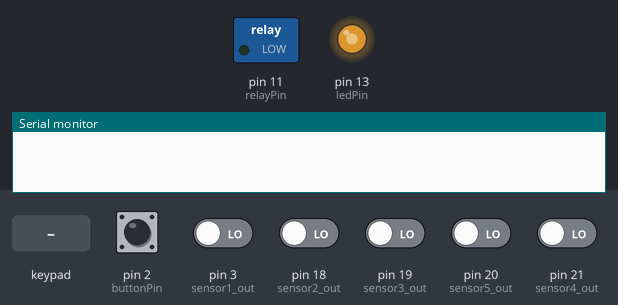
Bench run of a sketch on a simulated Arduino Mega 2560, built with avr-gcc and run on an emulated ATmega2560. Shown: switched loads named in the sketch (green lamp = pin HIGH), output pins drawn as LEDs (lit = HIGH), the last lines printed to the serial monitor. The inputs (shaded band) are chosen by the test bench; at power-on: pin 2 (buttonPin), pin 3 (sensor1_out), pin 18 (sensor2_out), pin 19 (sensor3_out), pin 20 (sensor5_out), pin 21 (sensor4_out) LOW. Pins used as bus, display or sensor lines are not drawn.

Above: at 1.2 s.
1.3 s: keypad keys 4 9 8 3 * # pressed 0.4 s apart
At 4.7 s:
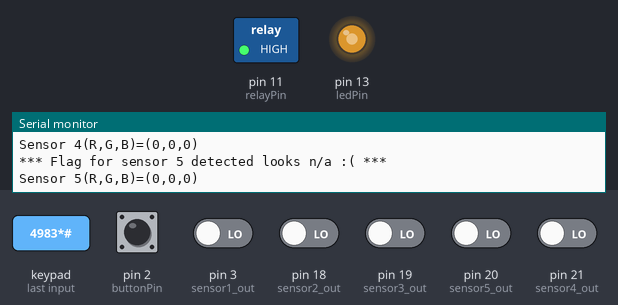
5.2 s: pin 2 (buttonPin) pulled HIGH for 0.15 s
At 6.1 s:
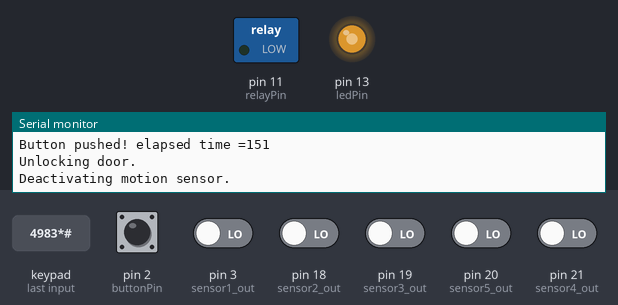
14.1 s: keypad keys 4 9 8 3 * # # pressed 0.4 s apart
At 17.2 s:
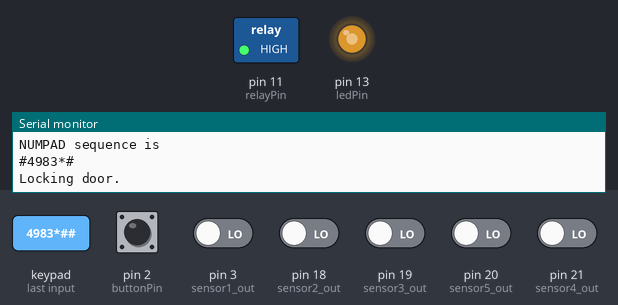
Timing chart, 0 to 26.6 s (numbered marks = the images above; inputs shaded):
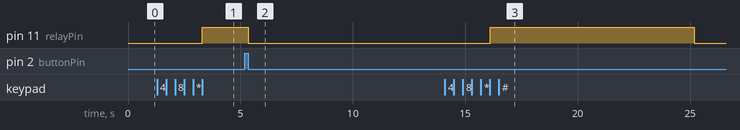

Measured:
- after the input at 1.3 s, pin 11 (relayPin): LOW → HIGH after 2.0 s
- after the input at 5.2 s, pin 11 (relayPin): HIGH → LOW after 0.15 s instead of 6.2 s
- after the input at 14.1 s, pin 11 (relayPin): LOW → HIGH after 2.0 s, → LOW 9.1 s later

The sketch:

EscapeFlagDetector.ino
```cpp
#include <Event.h>
#include <Timer.h>
#include <Keypad.h>
/****** Preprocessor Macros *****/
// Debug settings
#define DEBUG_MODE 0

#define NONE 0
#define RED 1
#define ORANGE 2
#define GREEN 3
#define PURPLE 4
#define BLUE 5

// MAX_COLOR_TOLERANCE is the maximum allowed devation between the expected and observed
// values across the three color channels to consider a color to be successfully detected
int MAX_COLOR_TOLERANCE = 15;

// These values are have been experimentally determined to be the average readings for the various flags
// For now, these are guesses

// row 0 corresponds to RED flag, row 1 to ORANGE, etc.
// col 0=red, col1=green, col2=blue
int flagColors[5][3] = {
  {60,  29,  29    }, // RED
  {53,  32,  29  }, // ORANGE
  {27,  34,  26  }, // GREEN
  {35,  34,  42  }, // PURPLE
  {29,  38, 50  } // BLUE
};

/***** GLOBAL VARIABLES *****/
boolean isDoorLocked = false;
const int buttonPin = 2;     // the number of the big red button pin

Timer motionSensorTimer;
Timer recalibrationTimer; // delay for recalibration
int motionTimerPID = 0;

long startTime;                    // start time for stop watch
long elapsedTime;                  // elapsed time for stop watch
long lastButtonPush;               // time or last valid button press
boolean timerActive = false;
const int debounceTime = 100;      // ignore button presses within this time window
int buttonCnt = 0;                 // counter for button events
const int timeWindow = 3000;       // you have a 5 second window to recalibrate the sensors

// Color Sensor One (Looking for red)
int sensor1_s0=4;
int sensor1_s1=5;
int sensor1_s2=6;
int sensor1_s3=7;
int sensor1_out=3;

// Color Sensor Two (Looking for orange)
int sensor2_s0=22;
int sensor2_s1=24;
int sensor2_s2=26;
int sensor2_s3=28;
int sensor2_out=18;

// Color Sensor Three (Looking for green)
int sensor3_s0=30;
int sensor3_s1=32;
int sensor3_s2=34;
int sensor3_s3=36;
int sensor3_out=19;

// Color Sensor Four (Looking for purple)
int sensor4_s0=38;
int sensor4_s1=40;
int sensor4_s2=42;
int sensor4_s3=44;
int sensor4_out=21;

// Color Sensor Five (Looking for blue)
int sensor5_s0=46;
int sensor5_s1=48;
int sensor5_s2=50;
int sensor5_s3=52;
int sensor5_out=20;

// sensor statuses - initialized as all seeing no specific color
int sensorColors[] = {NONE, NONE, NONE, NONE, NONE};

// Solution to puzzle
int sensorColorsSolution[] = {RED, ORANGE, GREEN, PURPLE, BLUE};

int sensor1_flag=0;
int sen1_counter=0;
int sensor2_flag=0;
int sen2_counter=0;
int sensor3_flag=0;
int sen3_counter=0;
int sensor4_flag=0;
int sen4_counter=0;
int sensor5_flag=0;
int sen5_counter=0;
int sensor_countR[5] = {0,0,0,0,0}; // red counts for sensors 1-5
int sensor_countG[5] = {0,0,0,0,0};
int sensor_countB[5] = {0,0,0,0,0};

// door lock relay
int relayPin = 11; // don't use pin 12 - that's the reset pin!!!!
int recalibrated = false;

int ledPin = 13; // pin that controls the lights for the sensors

// KEYPAD
const byte ROWS = 4; //four rows
const byte COLS = 3; //three columns
char keys[ROWS][COLS] = {
  {'1','2','3'},
  {'4','5','6'},
  {'7','8','9'},
  {'*','0','#'}
};
byte rowPins[ROWS] = {45, 47, 49, 51}; //connect to the row pinouts of the keypad
byte colPins[COLS] = {53, 41, 43}; //connect to the column pinouts of the keypad

Keypad keypad = Keypad( makeKeymap(keys), rowPins, colPins, ROWS, COLS );
int firstTime = true;

String keypadSequence = "0000000";

// Motion sensor
int motionSensorPin = 1;
int motionVal = 0;
const int motionSensorDetectionInterval = 250; // poll IR sensor every quarter second
const int motionThreshold = 200; // values above this will trigger door unlock
const int motionSensorDelayWindow=7000; // after the door is locked, ignore motion sensor actions for 7 seconds
boolean motionSensorActive = false;
long timeDoorLocked = 0;

// Recalibration Timer
const int recalibrationDelay = 3000; // let sensors sense for 3 seconds before recalibrating

void setup()
 {
 Serial.begin(115200);

 // initialize the pushbutton pin as an input:
 pinMode(buttonPin, INPUT);
 // Attach an interrupt to the ISR vector
 // Note that when using pin 21 the button has to be attached to ground instead of 5v
 // because interrupt pins 20 and 21 are always high
 attachInterrupt(digitalPinToInterrupt(buttonPin), pin_ISR, CHANGE);

 pinMode(sensor1_s0,OUTPUT);
 pinMode(sensor1_s1,OUTPUT);
 pinMode(sensor1_s2,OUTPUT);
 pinMode(sensor1_s3,OUTPUT);

 // Sensor 2
 pinMode(sensor2_s0,OUTPUT);
 pinMode(sensor2_s1,OUTPUT);
 pinMode(sensor2_s2,OUTPUT);
 pinMode(sensor2_s3,OUTPUT);
 //pinMode(sensor2_LED,OUTPUT);
 // Sensor 3
 pinMode(sensor3_s0,OUTPUT);
 pinMode(sensor3_s1,OUTPUT);
 pinMode(sensor3_s2,OUTPUT);
 pinMode(sensor3_s3,OUTPUT);
 //pinMode(sensor3_LED,OUTPUT);
 // Sensor 4
 pinMode(sensor4_s0,OUTPUT);
 pinMode(sensor4_s1,OUTPUT);
 pinMode(sensor4_s2,OUTPUT);
 pinMode(sensor4_s3,OUTPUT);
 //pinMode(sensor4_LED,OUTPUT);
 // Sensor 5
 pinMode(sensor5_s0,OUTPUT);
 pinMode(sensor5_s1,OUTPUT);
 pinMode(sensor5_s2,OUTPUT);
 pinMode(sensor5_s3,OUTPUT);
 //pinMode(sensor5_LED,OUTPUT);

 // Relay
 pinMode(relayPin, OUTPUT);
 digitalWrite(relayPin, LOW); //disconnect the relay

 pinMode(ledPin, OUTPUT);
 analogWrite(ledPin, 175);

 motionSensorTimer.every(motionSensorDetectionInterval, checkMotionSensor);
}
void TCS()
{
   digitalWrite(sensor1_s1,HIGH);
   digitalWrite(sensor1_s0,LOW);
   digitalWrite(sensor2_s1,HIGH);
   digitalWrite(sensor2_s0,LOW);
   digitalWrite(sensor3_s1,HIGH);
   digitalWrite(sensor3_s0,LOW);
   digitalWrite(sensor4_s1,HIGH);
   digitalWrite(sensor4_s0,LOW);
   digitalWrite(sensor5_s1,HIGH);
   digitalWrite(sensor5_s0,LOW);

   sensor1_flag=0;
   sensor2_flag=0;
   sensor3_flag=0;
   sensor4_flag=0;
   sensor5_flag=0;

   attachInterrupt(digitalPinToInterrupt(sensor1_out), ISR_INTO_1, CHANGE);
   attachInterrupt(digitalPinToInterrupt(sensor2_out), ISR_INTO_2, CHANGE);
   attachInterrupt(digitalPinToInterrupt(sensor3_out), ISR_INTO_3, CHANGE);
   attachInterrupt(digitalPinToInterrupt(sensor4_out), ISR_INTO_4, CHANGE);
   attachInterrupt(digitalPinToInterrupt(sensor5_out), ISR_INTO_5, CHANGE);

   timer_for_sensor_1_init();
}

void ISR_INTO_1()
{
  sen1_counter++;
}
void ISR_INTO_2()
{
  sen2_counter++;
}
void ISR_INTO_3()
{
  sen3_counter++;
}
void ISR_INTO_4()
{
  sen4_counter++;
}
void ISR_INTO_5()
{
  sen5_counter++;
}

void timer_for_sensor_1_init(void)
{
   TCCR2A=0x00;
   TCCR2B=0x07; //the clock frequency source 1024 points
   TCNT2= 100;    //10 ms overflow again
   TIMSK2 = 0x01; //allow interrupt
}

ISR(TIMER2_OVF_vect, ISR_NOBLOCK)//the timer 2, 10ms interrupt overflow again. Internal overflow interrupt executive function
{
 getNumFromKeypad();
 TCNT2=100;
 sensor1_flag++;
 if(sensor1_flag==1)
 {
    sen1_counter=0;
 }
 else if(sensor1_flag==2)
 {
  digitalWrite(sensor1_s2,LOW);
  digitalWrite(sensor1_s3,LOW);
  sensor_countR[0]=sen1_counter/1.051;
  digitalWrite(sensor1_s2,HIGH);
  digitalWrite(sensor1_s3,HIGH);
 }
 else if(sensor1_flag==3)
  {
   sensor_countG[0]=sen1_counter/1.0157;
   digitalWrite(sensor1_s2,LOW);
   digitalWrite(sensor1_s3,HIGH);

  }
 else if(sensor1_flag==4)
 {
   sensor_countB[0]=sen1_counter/1.114;
   digitalWrite(sensor1_s2,LOW);
   digitalWrite(sensor1_s3,LOW);
 }
 else
 {
   sensor1_flag=0;
   TIMSK2 = 0x00;
  }

sen1_counter=0; // reset counter

/*****************************************/
sensor2_flag++;
 if(sensor2_flag==1)
 {
    sen2_counter=0;
 }
 else if(sensor2_flag==2)
 {
  digitalWrite(sensor2_s2,LOW);
  digitalWrite(sensor2_s3,LOW);
  sensor_countR[1]=sen2_counter/1.051;
  digitalWrite(sensor2_s2,HIGH);
  digitalWrite(sensor2_s3,HIGH);
 }
 else if(sensor2_flag==3)
  {
   sensor_countG[1]=sen2_counter/1.0157;
   digitalWrite(sensor2_s2,LOW);
   digitalWrite(sensor2_s3,HIGH);

  }
 else if(sensor2_flag==4)
 {
   sensor_countB[1]=sen2_counter/1.114;
   digitalWrite(sensor2_s2,LOW);
   digitalWrite(sensor2_s3,LOW);
 }
 else
 {
   sensor2_flag=0;
   TIMSK2 = 0x00;
  }

sen2_counter=0; // reset counter
/*****************************************/
sensor3_flag++;
 if(sensor3_flag==1)
 {
    sen3_counter=0;
 }
 else if(sensor3_flag==2)
 {
  digitalWrite(sensor3_s2,LOW);
  digitalWrite(sensor3_s3,LOW);
  sensor_countR[2]=sen3_counter/1.051;
  digitalWrite(sensor3_s2,HIGH);
  digitalWrite(sensor3_s3,HIGH);
 }
 else if(sensor3_flag==3)
  {
   sensor_countG[2]=sen3_counter/1.0157;
   digitalWrite(sensor3_s2,LOW);
   digitalWrite(sensor3_s3,HIGH);

  }
 else if(sensor3_flag==4)
 {
   sensor_countB[2]=sen3_counter/1.114;
   digitalWrite(sensor3_s2,LOW);
   digitalWrite(sensor3_s3,LOW);
 }
 else
 {
   sensor3_flag=0;
   TIMSK2 = 0x00;
  }

sen3_counter=0; // reset counter
/*****************************************/
sensor4_flag++;
 if(sensor4_flag==1)
 {
    sen4_counter=0;
 }
 else if(sensor4_flag==2)
 {
  digitalWrite(sensor4_s2,LOW);
  digitalWrite(sensor4_s3,LOW);
  sensor_countR[3]=sen4_counter/1.051;
  digitalWrite(sensor4_s2,HIGH);
  digitalWrite(sensor4_s3,HIGH);
 }
 else if(sensor4_flag==3)
  {
   sensor_countG[3]=sen4_counter/1.0157;
   digitalWrite(sensor4_s2,LOW);
   digitalWrite(sensor4_s3,HIGH);

  }
 else if(sensor4_flag==4)
 {
   sensor_countB[3]=sen4_counter/1.114;
   digitalWrite(sensor4_s2,LOW);
   digitalWrite(sensor4_s3,LOW);
 }
 else
 {
   sensor4_flag=0;
   TIMSK2 = 0x00;
  }

sen4_counter=0; // reset counter

/*****************************************/
sensor5_flag++;
 if(sensor5_flag==1)
 {
    sen5_counter=0;
 }
 else if(sensor5_flag==2)
 {
  digitalWrite(sensor5_s2,LOW);
  digitalWrite(sensor5_s3,LOW);
  sensor_countR[4]=sen5_counter/1.051;
  digitalWrite(sensor5_s2,HIGH);
  digitalWrite(sensor5_s3,HIGH);
 }
 else if(sensor5_flag==3)
  {
   sensor_countG[4]=sen5_counter/1.0157;
   digitalWrite(sensor5_s2,LOW);
   digitalWrite(sensor5_s3,HIGH);

  }
 else if(sensor5_flag==4)
 {
   sensor_countB[4]=sen5_counter/1.114;
   digitalWrite(sensor5_s2,LOW);
   digitalWrite(sensor5_s3,LOW);
 }
 else
 {
   sensor5_flag=0;
   TIMSK2 = 0x00;
  }

sen5_counter=0; // reset counter
}

void setColorForSensor(int sensorNumber, int red, int green, int blue)
{

  // This function takes in the RGB values of a sensor and attempts to assign a color.
  // If the detected color isn't close enough to one of the solution colors, then
  // the color is set to NONE.
  // If mutliple matches are found, then the strongest match found is returned

  int absDiff = 0; // variable to hold the absolute difference between the expected value of the color and the observed
  int bestAbsDiff = 1000; // max difference is 255*3

  int closestMatch = NONE; // initialize as no color found

  // RED
  absDiff = abs(red - flagColors[0][0]) + abs(green - flagColors[0][1]) + abs(blue - flagColors[0][2]);
  closestMatch = closestMatchingColor(absDiff, bestAbsDiff, RED, closestMatch);
  if(DEBUG_MODE)
  {
      Serial.print("Abs diff for red is:");
      Serial.print(absDiff);
      Serial.print("Closest match after red:");
      Serial.println(closestMatch);
  }

  // ORANGE
  absDiff = abs((int)red - flagColors[1][0]) + abs((int)green - flagColors[1][1]) + abs((int)blue - flagColors[1][2]);
  closestMatch = closestMatchingColor(absDiff, bestAbsDiff, ORANGE, closestMatch);
  if(DEBUG_MODE)
  {
      Serial.print("Abs diff for orange is:");
      Serial.print(absDiff);
      Serial.print("Closest match after orange:");
      Serial.println(closestMatch);
  }

  // GREEN
  absDiff = abs((int)red - flagColors[2][0]) + abs((int)green - flagColors[2][1]) + abs((int)blue - flagColors[2][2]);
  closestMatch = closestMatchingColor(absDiff, bestAbsDiff, GREEN, closestMatch);
  if(DEBUG_MODE)
  {
      Serial.print("Abs diff for green is:");
      Serial.print(absDiff);
      Serial.print("Closest match after blue:");
      Serial.println(closestMatch);
  }

  // PURPLE
  absDiff = abs((int)red - flagColors[3][0]) + abs((int)green - flagColors[3][1]) + abs((int)blue - flagColors[3][2]);
  closestMatch = closestMatchingColor(absDiff, bestAbsDiff, PURPLE, closestMatch);
  if(DEBUG_MODE)
  {
      Serial.print("Abs diff for purple is:");
      Serial.print(absDiff);
      Serial.print("Closest match after purple:");
      Serial.println(closestMatch);
  }

  // BLUE
  absDiff = abs((int)red - flagColors[4][0]) + abs((int)green - flagColors[4][1]) + abs((int)blue - flagColors[4][2]);
  closestMatch = closestMatchingColor(absDiff, bestAbsDiff, BLUE, closestMatch);
  if(DEBUG_MODE)
  {
      Serial.print("Abs diff for blue is:");
      Serial.print(absDiff);
      Serial.print("Closest match after green:");
      Serial.println(closestMatch);
  }

  // Subtract 1 from sensor number to get position in array
  sensorColors[sensorNumber - 1] = closestMatch;

  return;
}

int closestMatchingColor(int absDiff, int &bestAbsDiff, int COLOR, int currentBestMatch)
{
  // Function takes in the absdiff between the curretn color and a solution color, as well as the
  // color under consideration. If the values are within the qualification threshold, then the color passed
  // in is returned. Otherwise, NONE is returned.

  // If a better match has already been found, do not update the best matched color
  if (absDiff < MAX_COLOR_TOLERANCE)
  {
    // One of the solution colors has been detected
    if(absDiff < bestAbsDiff)
    {
      // this is the best match found so far
      bestAbsDiff = absDiff; // as bestAbsDiff is passed by reference, it will be updated by the function
      return COLOR;
    }
    else
    {
      return currentBestMatch;
    }
  }
  else
  {
    return currentBestMatch;
  }
}

boolean isCorrectSolution()
{
   // This function checks the detected colors against the solution to the puzzle
   // and returns true if the puzzle has been solved
   if(!(sensorColors[0] == sensorColorsSolution[0]))
   {
     return false;
   }
   if(!(sensorColors[1] == sensorColorsSolution[1]))
   {
     return false;
   }
   if(!(sensorColors[2] == sensorColorsSolution[2]))
   {
     return false;
   }
   if(!(sensorColors[3] == sensorColorsSolution[3]))
   {
     return false;
   }
   if(!(sensorColors[4] == sensorColorsSolution[4]))
   {
     return false;
   }

   // All sensors are reading the correct colors
   return true;
}

void pin_ISR()
{
  if(!timerActive)
  {
    startTime = millis();
    lastButtonPush = startTime;
    timerActive = true;
    buttonCnt = 1;
  }
  else
  {
    elapsedTime = millis()-lastButtonPush;

    if(elapsedTime > debounceTime)
    {
      buttonCnt++;
      lastButtonPush = millis();
      if (buttonCnt % 2 == 0)
      {
        if(!DEBUG_MODE)
        {
          Serial.print("Button has been pressed ");
          Serial.print(buttonCnt/2);
          Serial.println(" times.");
          Serial.print("Button pushed! elapsed time =");
          Serial.println(elapsedTime);
        }
        unlockDoor();
        timerActive = false;
      }
    }
  }
}

void recalibrateSensors()
{
  for(int i = 0; i < 5; i++)
  {
    flagColors[i][0] = sensor_countR[i];
    flagColors[i][1] = sensor_countG[i];
    flagColors[i][2] = sensor_countB[i];
  }

  long startTime = millis();
  long delayTime = 0;

  timerActive = false;
  Serial.println("RECALIBRATED!**************");
  recalibrated = true;
  return;
}

void printColor(int sensor, int color)
{

  Serial.print("*** Flag for sensor ");
  Serial.print(sensor);
  Serial.print(" detected looks ");
  switch (color)
  {
    case 1:
      Serial.println("RED ***");
      break;
    case 2:
      Serial.println("ORANGE ***");
      break;
    case 3:
      Serial.println("GREEN ***");
      break;
    case 4:
      Serial.println("PURPLE ***");
      break;
    case 5:
      Serial.println("BLUE ***");
      break;
    default:
      Serial.println("n/a :( ***");
    break;
  }
 }

 void printRGB(int sensor)
 {
  Serial.print("Sensor ");
  Serial.print(sensor);
  Serial.print("(R,G,B)=(");
  Serial.print(sensor_countR[sensor-1],DEC);
  Serial.print(",");
  Serial.print(sensor_countG[sensor-1],DEC);
  Serial.print(",");
  Serial.print(sensor_countB[sensor-1],DEC);
  Serial.println(")");
 }

 void lockDoor()
 {
   // Reset the solution
   sensorColors[0]=NONE;
   sensorColors[1]=NONE;
   sensorColors[2]=NONE;
   sensorColors[3]=NONE;
   sensorColors[4]=NONE;
   sensor_countR[0]=NONE;
   sensor_countR[1]=NONE;
   sensor_countR[2]=NONE;
   sensor_countR[3]=NONE;
   sensor_countR[4]=NONE;
   sensor_countG[0]=NONE;
   sensor_countG[1]=NONE;
   sensor_countG[2]=NONE;
   sensor_countG[3]=NONE;
   sensor_countG[4]=NONE;
   sensor_countB[0]=NONE;
   sensor_countB[1]=NONE;
   sensor_countB[2]=NONE;
   sensor_countB[3]=NONE;
   sensor_countB[4]=NONE;

   // Start timer for motio sensor
   timeDoorLocked = millis();

   // Lock the door by activating the relay
   digitalWrite(relayPin, HIGH);
   isDoorLocked = true;
   Serial.println("Locking door.");
 }

 void unlockDoor()
 {
   digitalWrite(relayPin, LOW);
   timerActive = false;
   isDoorLocked = false;
   Serial.println("Unlocking door.");
   deactivateMotionSensor();
 }

void getNumFromKeypad()
{
  char key = keypad.getKey();
  if(key)
  {
    Serial.println("NUMPAD before sequence is ");
    Serial.println(keypadSequence);

    keypadSequence.remove(0,1);
    keypadSequence+=key;
    Serial.println("NUMPAD sequence is ");
    Serial.println(keypadSequence);
    checkKeypad();
  }
}

void checkKeypad()
{

  // First check to see if we're getting a recalibrate command
  if(!isDoorLocked)
  {
    // First check to see if recalibrate command has been given
    if(keypadSequence.endsWith("4983*#"))
    {
      lockDoor();
      // Start the recalibration timer
      recalibrationTimer.after(recalibrationDelay, recalibrateSensors);
    }
    else if(keypadSequence.endsWith("4983#"))
    {
      lockDoor();
    }
    else if(keypadSequence.endsWith("4983*1#"))
    {
      MAX_COLOR_TOLERANCE-=3;
      if(MAX_COLOR_TOLERANCE < 1)
      {
        MAX_COLOR_TOLERANCE=3;
      }
      Serial.print("Changing MAX_COLOR_TOLERANCE to: ");
      Serial.println(MAX_COLOR_TOLERANCE);
      lockDoor();
    }
    else if(keypadSequence.endsWith("4983*9#"))
    {
      MAX_COLOR_TOLERANCE+=3;
      Serial.print("Changing MAX_COLOR_TOLERANCE to: ");
      Serial.println(MAX_COLOR_TOLERANCE);
      lockDoor();
    }

  }
}

void checkMotionSensor()
{
  // Don't bother checking value if door isn't locked
  if(isDoorLocked)
  {
    if(motionSensorActive)
    {
      motionVal=analogRead(motionSensorPin);
      if(DEBUG_MODE)
      {
        Serial.print("distance reading:");
        Serial.println(motionVal);
      }
      if(motionVal > motionThreshold)
      {
        unlockDoor();
        Serial.println("Unlocking door due to motion detected in locked room!");
      }
    }
    else
    {
      // Check to see if the wait window has expired
      if(millis() - timeDoorLocked > motionSensorDelayWindow)
      {
        motionSensorActive = true;
      }
    }
  }
}

void deactivateMotionSensor()
{
  motionSensorActive=false;
  Serial.println("Deactivating motion sensor.");
}

 void loop()
 {
  motionSensorTimer.update();
  recalibrationTimer.update();

  getNumFromKeypad();

  if(isDoorLocked)
  {
    TCS();
    setColorForSensor(1, (int)sensor_countR[0], (int)sensor_countG[0], (int)sensor_countB[0]);
    setColorForSensor(2, (int)sensor_countR[1], (int)sensor_countG[1], (int)sensor_countB[1]);
    setColorForSensor(3, (int)sensor_countR[2], (int)sensor_countG[2], (int)sensor_countB[2]);
    setColorForSensor(4, (int)sensor_countR[3], (int)sensor_countG[3], (int)sensor_countB[3]);
    setColorForSensor(5, (int)sensor_countR[4], (int)sensor_countG[4], (int)sensor_countB[4]);
    if(!timerActive)
    {
      if(recalibrated)
      {
         delay(3000);
         recalibrated = false;
      }

      if(!DEBUG_MODE)
      {
        printColor(1, sensorColors[0]);
        printRGB(1);
        printColor(2, sensorColors[1]);
        printRGB(2);
        printColor(3, sensorColors[2]);
        printRGB(3);
        printColor(4, sensorColors[3]);
        printRGB(4);
        printColor(5, sensorColors[4]);
        printRGB(5);
        Serial.println("");
       }
       delay(1000);
       if(isCorrectSolution())
       {
         unlockDoor();
         printRGB(1);
         printRGB(2);
         printRGB(3);
         printRGB(4);
         printRGB(5);
       }
    }
  }
 }
```

Source omitted: Event.h (1351 bytes), Timer.h (2227 bytes)
